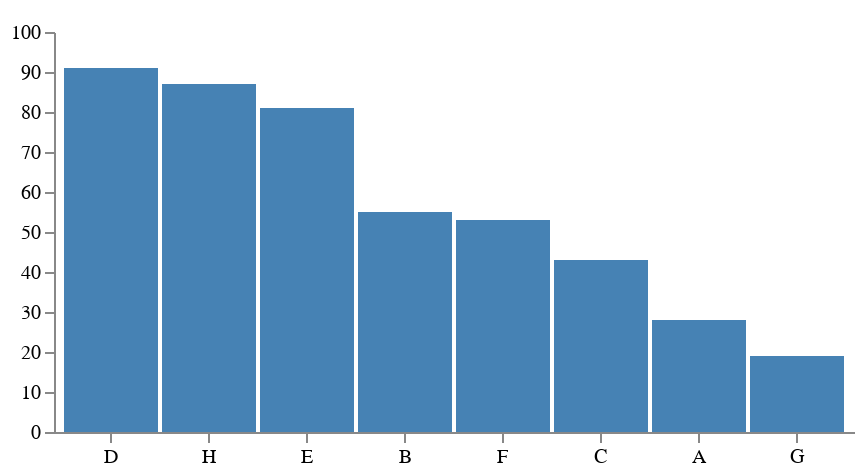

Express this chart as Vega-Lite.
### Vega specification from a JSON file in a GitHub repository (floating-point values rounded to 4 significant figures)
{"$schema": "https://vega.github.io/schema/vega/v5.json", "description": "A basic bar chart example, with value labels shown upon mouse hover.", "width": 400, "height": 200, "padding": 5, "data": [{"name": "table", "values": [{"category": "A", "amount": 28}, {"category": "B", "amount": 55}, {"category": "C", "amount": 43}, {"category": "D", "amount": 91}, {"category": "E", "amount": 81}, {"category": "F", "amount": 53}, {"category": "G", "amount": 19}, {"category": "H", "amount": 87}], "transform": [{"type": "collect", "sort": {"field": ["amount"], "order": ["descending"]}}]}], "signals": [{"name": "tooltip", "value": {}, "on": [{"events": "rect:mouseover", "update": "datum"}, {"events": "rect:mouseout", "update": "{}"}]}], "scales": [{"name": "xscale", "type": "band", "domain": {"data": "table", "field": "category"}, "range": "width", "padding": 0.05, "round": true}, {"name": "yscale", "domain": {"data": "table", "field": "amount"}, "nice": true, "range": "height"}], "axes": [{"orient": "bottom", "scale": "xscale"}, {"orient": "left", "scale": "yscale"}], "marks": [{"type": "rect", "from": {"data": "table"}, "encode": {"enter": {"x": {"scale": "xscale", "field": "category"}, "width": {"scale": "xscale", "band": 1}, "y": {"scale": "yscale", "field": "amount"}, "y2": {"scale": "yscale", "value": 0}}, "update": {"fill": {"value": "steelblue"}}, "hover": {"fill": {"value": "red"}}}}, {"type": "text", "encode": {"enter": {"align": {"value": "center"}, "baseline": {"value": "bottom"}, "fill": {"value": "#333"}}, "update": {"x": {"scale": "xscale", "signal": "tooltip.category", "band": 0.5}, "y": {"scale": "yscale", "signal": "tooltip.amount", "offset": -2}, "text": {"signal": "tooltip.amount"}, "fillOpacity": [{"test": "datum === tooltip", "value": 0}, {"value": 1}]}}}]}
